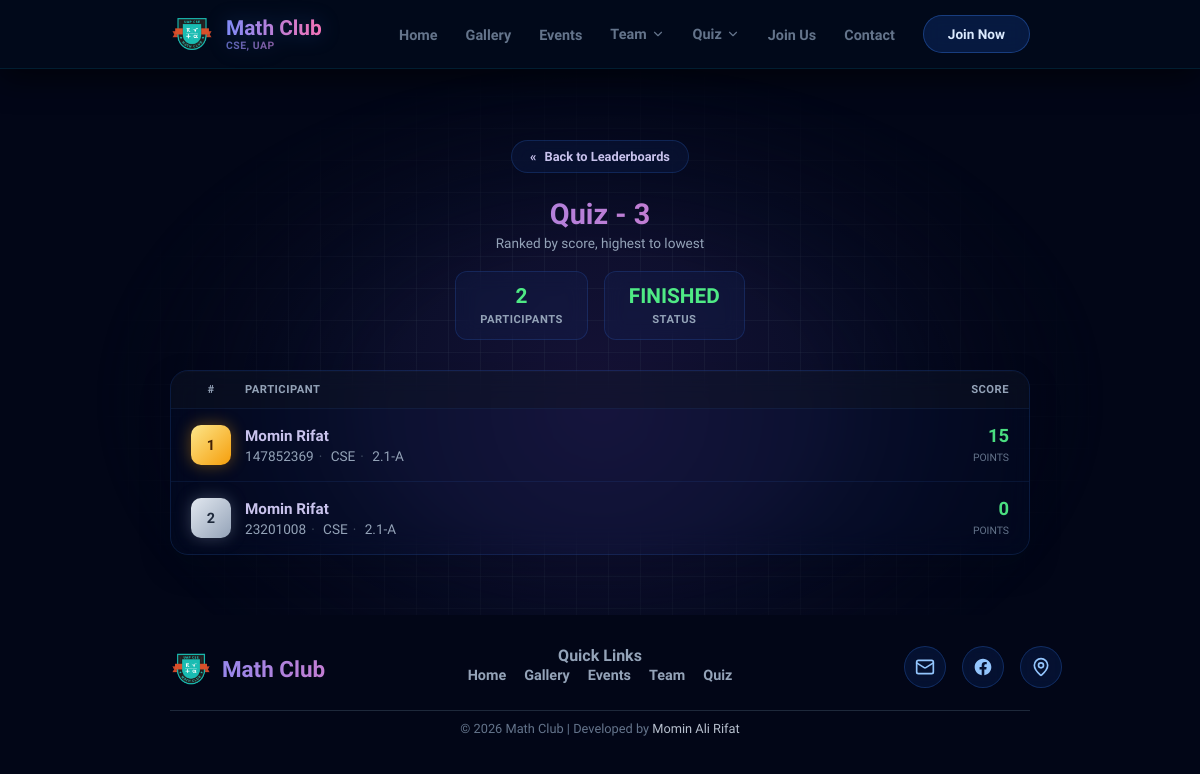
The app's page /quiz/leaderboard/5/, older data.
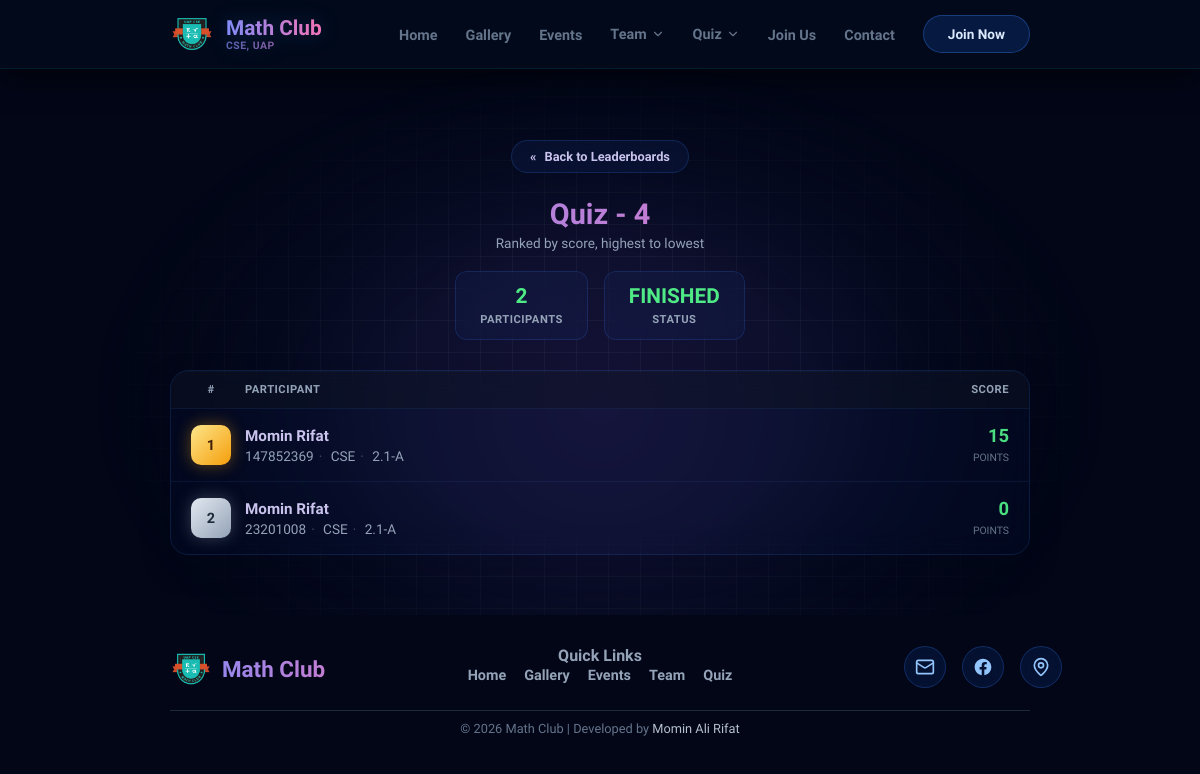
The same page, newer data.
### quiz_app/models.py (models this page shows, shortened)
class Quiz(models.Model):
    title = models.CharField(max_length=255)
    description = models.TextField()
    start_time = models.DateTimeField()
    end_time = models.DateTimeField()
    is_published = models.BooleanField(default=False)
    class Meta:
        verbose_name_plural = "Quizzes"
    @property
    def status(self):
        now = timezone.now()
        if now < self.start_time:
            return "UPCOMING"
        elif self.start_time <= now <= self.end_time:
            return "RUNNING"
        else:
            return "FINISHED"

### quiz_app/views.py (the view)
# urls.py: path('leaderboard/<int:quiz_id>/', views.quiz_leaderboard, name='quiz_leaderboard'),
def quiz_leaderboard(request, quiz_id):
    quiz = get_object_or_404(Quiz, id=quiz_id)
    participants = Participant.objects.filter(quiz=quiz).order_by('-score', 'submitted_at')
    ranked_participants = []
    for idx, p in enumerate(participants, start=1):
        ranked_participants.append({
            'rank': idx,
            'participant': p,
        })
    return render(request, 'quiz_app/leaderboard_detail.html', {
        'quiz': quiz,
        'ranked_participants': ranked_participants,
        'total_participants': participants.count(),
    })

### quiz_app/templates/quiz_app/leaderboard_detail.html (shortened to what this page needs)
{% extends 'base.html' %} {% load static %}  {% block content %}
<div class="page-wrapper">
  <div class="container">
    <div class="lb-header">
      <a href="{% url 'leaderboard_home' %}" class="lb-back">
        <span class="arrow">&laquo;</span> Back to Leaderboards
      </a>
      <h1 class="lb-title">{{ quiz.title }}</h1>
      <p class="lb-sub">Ranked by score, highest to lowest</p>
      <div class="lb-stats">
        <div class="lb-stat-box">
          <span class="lb-stat-number">{{ total_participants }}</span>
          <span class="lb-stat-label">Participants</span>
        </div>
        <div class="lb-stat-box">
          <span class="lb-stat-number">{{ quiz.status }}</span>
          <span class="lb-stat-label">Status</span>
        </div>
      </div>
    </div>
    {% if ranked_participants %}
    <div class="lb-table-wrapper">
      <div class="lb-row header-row">
        <span class="col-rank">#</span>
        <span class="col-info">Participant</span>
        <span class="col-score">Score</span>
      </div>
      {% for item in ranked_participants %}
      <div class="lb-row">
        <div
          class="lb-rank {% if item.rank == 1 %}gold{% elif item.rank == 2 %}silver{% elif item.rank == 3 %}bronze{% endif %}"
        >
          {{ item.rank }}
        </div>
        <div class="lb-info">
          <div class="lb-name">{{ item.participant.name }}</div>
          <div class="lb-meta">
            {{ item.participant.student_id }}<span class="dot">&middot;</span>
            {{item.participant.dept }}<span class="dot">&middot;</span>
            {{item.participant.semester }}-{{ item.participant.section }}
          </div>
        </div>
        <div class="lb-score">
          <span class="lb-score-number">{{ item.participant.score }}</span>
          <span class="lb-score-label">Points</span>
        </div>
      </div>
      {% endfor %}
    </div>
    {% else %}
    <div class="lb-empty">No participants have submitted this quiz yet.</div>
    {% endif %}
  </div>
</div>
{% endblock %}

Row changes from the older to the newer data that the page shows:
changed Quiz "FINISHED": title "Quiz - 3" → "Quiz - 4"
